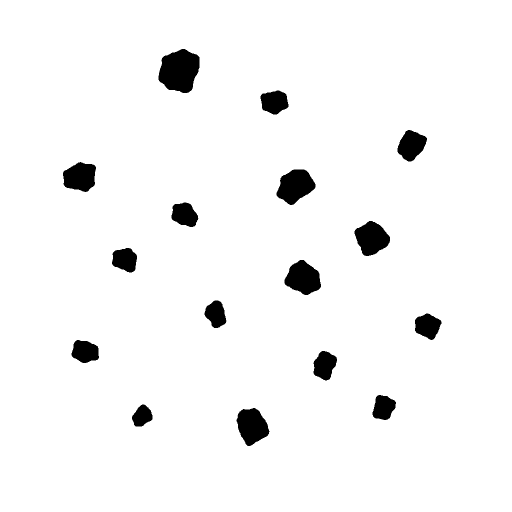
//> input picture 底层算法演示/凸包/assets/binary.png, 1024 x 1024 px (shown at 1/2 size)
$ ./convex_hull -i=../assets/binary.png   (built with g++ and OpenCV 4)
//> lines starting //> are read from the running program, lines starting //| are printed output that depends on the picture; after the words box and inside, x2 and y2 are one past the last pixel; in counts of white or black regions, pixels touching at a corner belong together
/**
 * @file    convex_hull.cpp
 * @brief   凸包演示：计算轮廓的凸包与凸缺陷，并用实心度衡量形状的凹陷程度。
 * @details 流程：提取轮廓点集 -> 计算凸包 -> 计算凸缺陷 -> 可视化。
 * @note    依赖：OpenCV 4.x（core / imgproc / imgcodecs / highgui）
 *          convexityDefects 返回的深度是定点数，需除以 256 才是像素值；
 *          并且它要求凸包用 returnPoints=false 得到索引，不能直接用点集。
 */

#include <algorithm>
#include <cmath>
#include <iomanip>
#include <iostream>
#include <string>
#include <vector>

#include <opencv2/opencv.hpp>
#include <opencv2/core/utils/filesystem.hpp>

namespace {

const int kPanelWidth = 480;
const int kPanelHeight = 360;
const int kTitleHeight = 30;

/** @brief 在若干候选位置中查找素材，便于从不同工作目录运行。 */
std::string locateAsset(const std::string& fileName)
{
    const std::vector<std::string> candidates = {
        "../../assets/" + fileName, "../assets/" + fileName, "assets/" + fileName};
    for (const auto& path : candidates) {
        if (cv::utils::fs::exists(path)) {
            return path;
        }
    }
    return candidates.front();
}

/** @brief 由素材路径推导输出目录：<demo>/assets/x.png -> <demo>/output。 */
std::string outputDirFor(const std::string& inputPath)
{
    std::string dir = inputPath;
    const size_t slash = dir.find_last_of("/\\");
    dir = (slash == std::string::npos) ? "." : dir.substr(0, slash);
    const size_t slash2 = dir.find_last_of("/\\");
    const std::string leaf = (slash2 == std::string::npos) ? dir : dir.substr(slash2 + 1);
    if (leaf == "assets") {
        dir = (slash2 == std::string::npos) ? "." : dir.substr(0, slash2);
    }
    return dir + "/output";
}

/** @brief 等比缩放并居中留白到固定面板。 */
cv::Mat fitPanel(const cv::Mat& image, const std::string& title)
{
    cv::Mat bgr;
    if (image.channels() == 1) {
        cv::cvtColor(image, bgr, cv::COLOR_GRAY2BGR);
    } else {
        bgr = image;
    }
    const double scale =
        std::min(kPanelWidth / static_cast<double>(bgr.cols),
                 kPanelHeight / static_cast<double>(bgr.rows));
    cv::Mat scaled;
    cv::resize(bgr, scaled, cv::Size(), scale, scale, cv::INTER_AREA);
    cv::Mat panel(kPanelHeight + kTitleHeight, kPanelWidth, CV_8UC3, cv::Scalar(255, 255, 255));
    const int x = (kPanelWidth - scaled.cols) / 2;
    const int y = kTitleHeight + (kPanelHeight - scaled.rows) / 2;
    scaled.copyTo(panel(cv::Rect(x, y, scaled.cols, scaled.rows)));
    cv::putText(panel, title, cv::Point(8, 21), cv::FONT_HERSHEY_SIMPLEX, 0.5,
                cv::Scalar(0, 0, 0), 1, cv::LINE_AA);
    return panel;
}

/** @brief 按列数拼接等尺寸面板。 */
cv::Mat montage(const std::vector<cv::Mat>& panels, int cols)
{
    const int rows = static_cast<int>((panels.size() + cols - 1) / cols);
    cv::Mat canvas(rows * panels[0].rows, cols * panels[0].cols, CV_8UC3, cv::Scalar(255, 255, 255));
    for (size_t i = 0; i < panels.size(); ++i) {
        const int r = static_cast<int>(i) / cols;
        const int c = static_cast<int>(i) % cols;
        panels[i].copyTo(canvas(cv::Rect(c * panels[i].cols, r * panels[i].rows,
                                         panels[i].cols, panels[i].rows)));
    }
    return canvas;
}

}  // namespace

/**
 * @brief  主流程：凸包、凸缺陷与实心度统计。
 * @param  argc 参数个数。
 * @param  argv 参数列表。
 * @return 0 表示成功，非 0 表示失败。
 */
int main(int argc, char** argv)
{
    const cv::String keys =
        "{help h usage ? |      | 打印帮助信息 }"
        "{i input        |      | 二值图，缺省读取 assets/binary.png }"
        "{o output       |      | 输出图像路径，缺省写入 <目录>/output/convex_hull.png }"
        "{a minArea      | 500  | 最小面积过滤阈值 }"
        "{d minDepth     | 1.0  | 凸缺陷的最小深度(像素)，滤掉抖动 }"
        "{w display      | 0    | 是否弹窗显示 (1=显示, 0=不显示) }";

    cv::CommandLineParser parser(argc, argv, keys);
    parser.about("凸包演示: convexHull + convexityDefects\n参数请使用 --key=value 形式");
    if (parser.has("help")) {
        parser.printMessage();
        return 0;
    }
    if (!parser.check()) {
        parser.printErrors();
        parser.printMessage();
        return -1;
    }

    std::string inputPath = parser.get<std::string>("input");
    if (inputPath.empty()) {
        inputPath = locateAsset("binary.png");
    }
    const cv::Mat src = cv::imread(inputPath, cv::IMREAD_GRAYSCALE);
//> src: 1024 rows x 1024 cols, CV_8UC1; 96.1% white; 16 black regions, largest, box (x1, y1, x2, y2) and area: (317, 98, 399, 186) 5395, (553, 339, 631, 410) 3692, (569, 520, 642, 590) 3476
    if (src.empty()) {
        std::cerr << "无法读取图像: " << inputPath << std::endl;
        return -1;
    }

    // 步骤 1：提取轮廓点集。素材白底黑形状，取反后形状成为前景。
    cv::Mat binary;
    cv::threshold(src, binary, 127, 255, cv::THRESH_BINARY_INV);
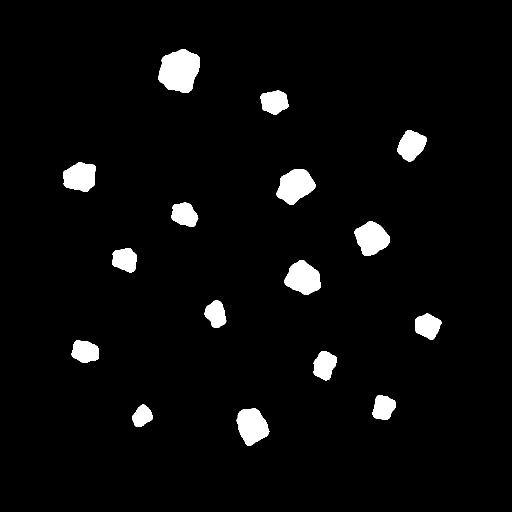
//> binary: 1024 rows x 1024 cols, CV_8UC1 (shown at 1/2 size); 3.9% white; 16 white regions
    std::vector<std::vector<cv::Point>> contours;
    cv::findContours(binary, contours, cv::RETR_EXTERNAL, cv::CHAIN_APPROX_SIMPLE);
//> contours = 16 contours; largest, box (x1, y1, x2, y2) and area: (317, 98, 399, 186) 5268, (553, 339, 631, 410) 3592, (569, 520, 642, 590) 3378, (473, 816, 539, 892) 3320, (709, 442, 780, 512) 3246

    cv::Mat binaryView;
    cv::cvtColor(binary, binaryView, cv::COLOR_GRAY2BGR);
    cv::Mat hullView = binaryView.clone();
    cv::Mat defectView = binaryView.clone();

    const int minArea = parser.get<int>("minArea");
    const double minDepth = parser.get<double>("minDepth");
    int kept = 0;
    int totalDefects = 0;
    std::cout << "输入: " << inputPath << ", 轮廓总数: " << contours.size() << "\n";
//| 输入: ../assets/binary.png, 轮廓总数: 16
    std::cout << std::left << std::setw(6) << "id" << std::setw(10) << "area"
              << std::setw(12) << "hullArea" << std::setw(10) << "solidity"
              << "defects\n";

    for (size_t i = 0; i < contours.size(); ++i) {
        const double area = cv::contourArea(contours[i]);
        if (area < minArea) {
            continue;
        }
        ++kept;

        // 步骤 2：计算凸包。两次调用：一次拿点集画图，一次拿索引算缺陷。
        std::vector<cv::Point> hull;
        cv::convexHull(contours[i], hull, false, true);
        std::vector<int> hullIndices;
        cv::convexHull(contours[i], hullIndices, false, false);

        const double hullArea = cv::contourArea(hull);
        const double solidity = hullArea > 0.0 ? area / hullArea : 0.0;

        // 步骤 3：计算凸缺陷。
        int defects = 0;
        if (hullIndices.size() > 3) {
            std::vector<cv::Vec4i> defectList;
            try {
                cv::convexityDefects(contours[i], hullIndices, defectList);
            } catch (const cv::Exception&) {
                defectList.clear();
            }
            for (const auto& defect : defectList) {
                const double depth = defect[3] / 256.0;  // 定点数转像素
                if (depth < minDepth) {
                    continue;
                }
                ++defects;
                const cv::Point start = contours[i][defect[0]];
                const cv::Point end = contours[i][defect[1]];
                const cv::Point far = contours[i][defect[2]];
                cv::line(defectView, start, far, cv::Scalar(0, 0, 255), 1, cv::LINE_AA);
                cv::line(defectView, end, far, cv::Scalar(0, 0, 255), 1, cv::LINE_AA);
                cv::circle(defectView, far, 5, cv::Scalar(255, 0, 0), 1, cv::LINE_AA);
            }
        }
        totalDefects += defects;

        cv::drawContours(hullView, std::vector<std::vector<cv::Point>>{contours[i]}, -1,
                         cv::Scalar(255, 200, 0), 1, cv::LINE_AA);
        cv::drawContours(hullView, std::vector<std::vector<cv::Point>>{hull}, -1,
                         cv::Scalar(0, 180, 0), 2, cv::LINE_AA);

        if (kept <= 16) {
            std::cout << std::left << std::setw(6) << i << std::setw(10)
                      << static_cast<int>(area) << std::setw(12)
                      << static_cast<int>(hullArea) << std::fixed << std::setprecision(3)
                      << std::setw(10) << solidity << defects << "\n";
        }
    }
//> this loop made 16 passes
//> (area, hullArea, solidity, defects, totalDefects) on passes 1 to 12: (3319.5, 3456, 0.961, 8, 8), (1181, 1233.5, 0.957, 3, 11), (1639, 1733.5, 0.945, 5, 16), (1875, 1986, 0.944, 5, 21), (1834, 1917, 0.957, 5, 26), (1876.5, 1952.5, 0.961, 6, 32), (1590, 1676.5, 0.948, 5, 37), (3378.5, 3515, 0.961, 7, 44), (1779.5, 1863.5, 0.955, 5, 49), (3246, 3368.5, 0.964, 5, 54), (1846.5, 1941.5, 0.951, 6, 60), (3592, 3757.5, 0.956, 5, 65)
//| 0     3319      3456        0.961     8
//| 1     1181      1233        0.957     3
//| 2     1639      1733        0.945     5
//| 3     1875      1986        0.944     5
//| 4     1834      1917        0.957     5
//| 5     1876      1952        0.961     6
//| 6     1590      1676        0.948     5
//| 7     3378      3515        0.961     7
//> (output is shown up to pass 8 of 16)
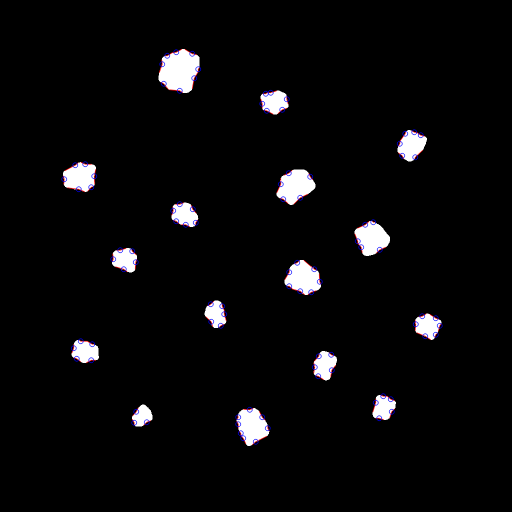
//> defectView: 1024 rows x 1024 cols, CV_8UC3 (shown at 1/2 size); mean B, G, R 9.9, 9.1, 9.6
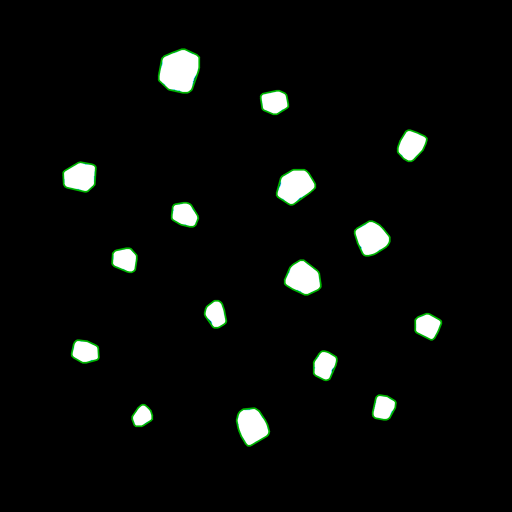
//> hullView: 1024 rows x 1024 cols, CV_8UC3 (shown at 1/2 size); mean B, G, R 8.9, 10.6, 8.8
//> after the loop, kept = 16; totalDefects = 91
    std::cout << "面积 >= " << minArea << " 的轮廓: " << kept
              << " 个, 深度 >= " << minDepth << " 的凸缺陷共 " << totalDefects << " 个\n";
//| 面积 >= 500 的轮廓: 16 个, 深度 >= 1.000 的凸缺陷共 91 个

    const std::vector<cv::Mat> panels = {
        fitPanel(binary, "binary contours"),
        fitPanel(hullView, "convex hull (green)"),
        fitPanel(defectView, "defects (red)")};
//> in fitPanel, `cv::putText(panel, title, cv::Point(8, 21), cv::FONT_HERSHEY_SIMPLEX, ..`: panel: 390 rows x 480 cols, CV_8UC3; min 0, max 255, mean 84.9
//> call 2 of fitPanel, with title = "convex hull (green)"
//> in fitPanel (call 2), `cv::resize(bgr, scaled, cv::Size(), scale, scale, cv::INTER_AREA);`: scaled: 360 rows x 360 cols, CV_8UC3; mean B, G, R 8.9, 10.6, 8.8
//> in fitPanel (call 2), `cv::putText(panel, title, cv::Point(8, 21), cv::FONT_HERSHEY_SIMPLEX, ..`:
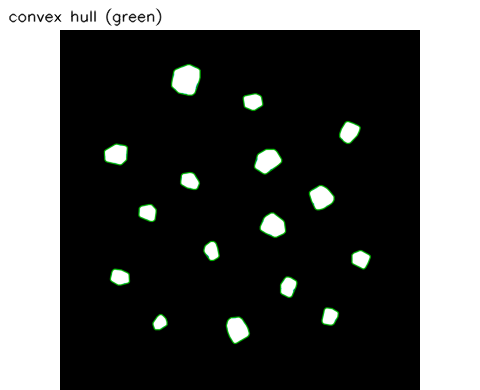
//> panel: 390 rows x 480 cols, CV_8UC3; mean B, G, R 84.1, 85.2, 84
//> call 3 of fitPanel, with title = "defects (red)"
//> in fitPanel (call 3), `cv::resize(bgr, scaled, cv::Size(), scale, scale, cv::INTER_AREA);`:
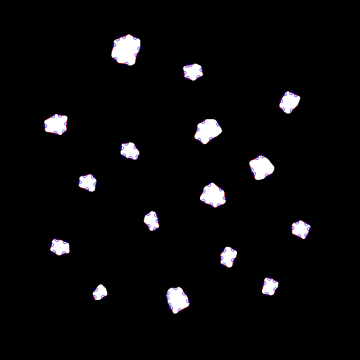
//> scaled: 360 rows x 360 cols, CV_8UC3; mean B, G, R 9.9, 9.1, 9.6
//> in fitPanel (call 3), `cv::putText(panel, title, cv::Point(8, 21), cv::FONT_HERSHEY_SIMPLEX, ..`:
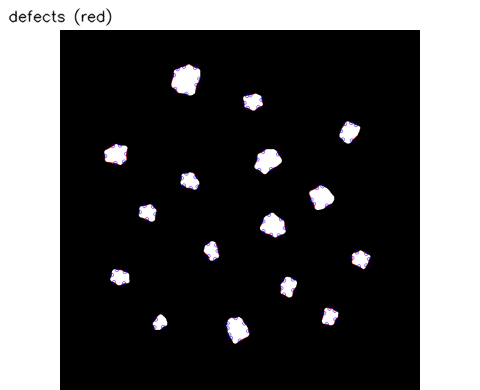
//> panel: 390 rows x 480 cols, CV_8UC3; mean B, G, R 84.9, 84.3, 84.7
    const cv::Mat result = montage(panels, 3);
//> in montage, `const int rows = static_cast<int>((panels.size() + cols - 1) / cols);`: rows = 1
//> in montage, `cv::Mat canvas(rows * panels[0].rows, cols * panels[0].cols, CV_8UC3, ..`: canvas: 390 rows x 1440 cols, CV_8UC3; every value is 255
//> the loop in montage, `for (size_t i = 0; i < panels.size(); ++i)` made 3 passes
//> after the loop in montage, `for (size_t i = 0; i < panels.size(); ++i)`:
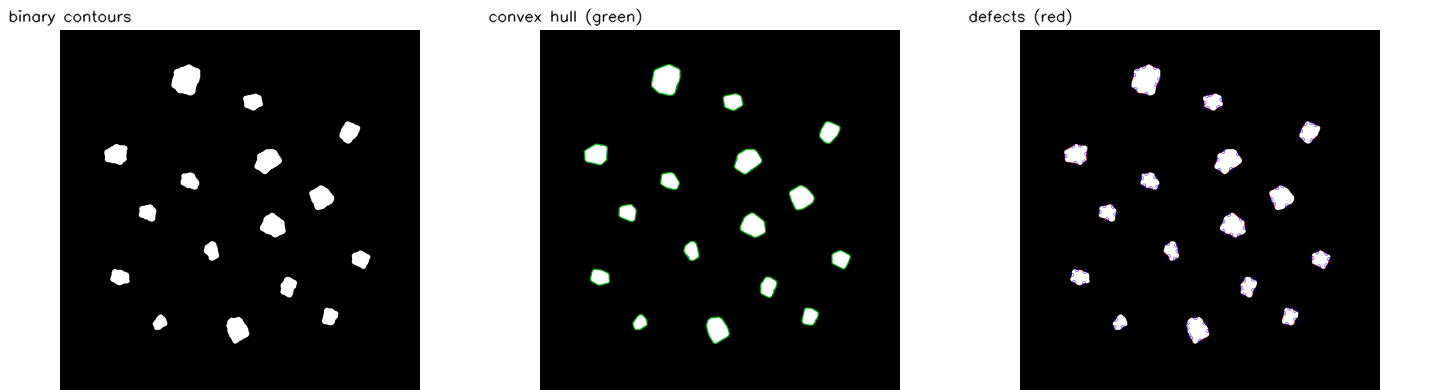
//> canvas: 390 rows x 1440 cols, CV_8UC3; mean B, G, R 84.6, 84.8, 84.5

    std::string outputPath = parser.get<std::string>("output");
    if (outputPath.empty()) {
        const std::string outDir = outputDirFor(inputPath);
        cv::utils::fs::createDirectories(outDir);
        outputPath = outDir + "/convex_hull.png";
    }
    if (!cv::imwrite(outputPath, result)) {
        std::cerr << "无法写入输出图像: " << outputPath << std::endl;
        return -1;
    }
    std::cout << "结果已保存至 " << outputPath << std::endl;

    if (parser.get<int>("display") != 0) {
        cv::imshow("convex hull", result);
        cv::waitKey(0);
    }
    return 0;
}
